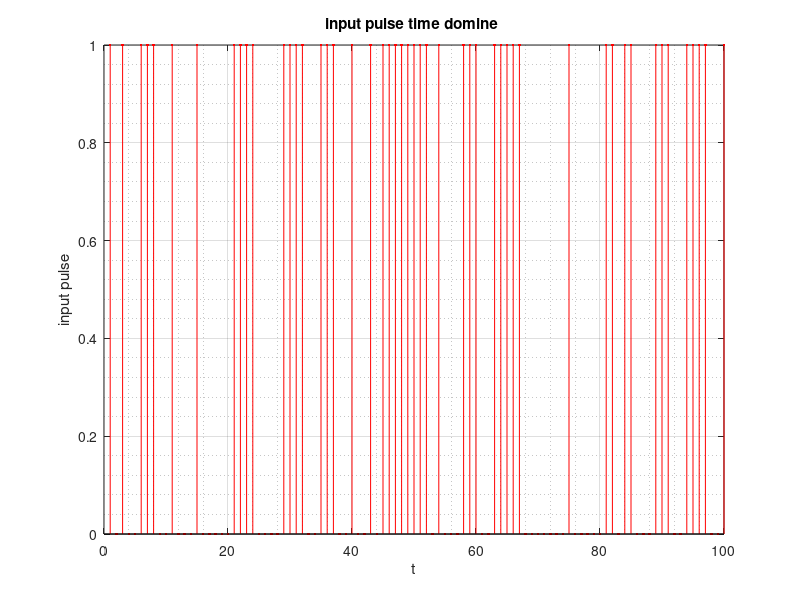

The MATLAB source for this figure: (Note: this script raises an error after producing the figure.)
%%
%parta
clc;clear;close all;
Fs = 1e06; Fc=1e04;F0=1e04;Bw=1e03;
Pulse = 1e-03;
length_of_pulse = Pulse*Fs;
One=ones(1,length_of_pulse);
Zero=-ones(1,length_of_pulse);
x=(sign(rand(1,100)-.5)+1)/2;
figure()
stem(x, 'r.');
xlabel('t');
ylabel('input pulse');
title('input pulse time domine ');
grid on;grid minor;
[in1,in2]=Divide(x);
input1=PulseShaping(in1,One,Zero);
input2=PulseShaping(in2,One,Zero);
t=1/Fs:1/Fs:length(input1)*1/Fs;
figure;
subplot(2,1,1)
plot(t,input1);
xlabel('t');
ylabel('input pulse first part');
title('input pulse first part time domine ');
grid on;grid minor;
subplot(2,1,2)
plot(t,input2);
xlabel('t');
ylabel('input pulse second part');
title('input pulse second part time domine ');
grid on;grid minor;
X=AnalogMod(input1,input2,Fs,Fc);
figure;
subplot(2,1,1);
plot(t,X);
xlabel('t');
ylabel('dumolated signal in channle');
title('dumolated signal in channle time domine ');
grid on;grid minor;
xlim([0,0.005]);
output=Channel(X,Fs,F0,Bw);
subplot(2,1,2);
plot(t,output);
ylabel('dumolated signal in channle after channel');
title('dumolated signal in channle after channel time domine ');
grid on;grid minor;
xlim([0,0.005]);
[out1,out2]=AnalogDemod(output,Fs,Bw,Fc);
figure;
subplot(2,1,1);
plot(t,out1);
xlabel('t');
ylabel('demolated signal part one ');
title('demolated signal part one time domine ');
grid on;grid minor;
ylim([-1.5,1.5]);
subplot(2,1,2);
plot(t,out2);
xlabel('t');
ylabel('demolated signal part two ');
title('demolated signal part two time domine ');
grid on;grid minor;
ylim([-1.5,1.5]);
[one_cor,zero_cor,out1]=MatchedFilt(real(out1),One,Zero);
figure;
subplot(2,1,1);
stem(one_cor,'r*')
ylabel('crrolation ');
title('crrolation of first part of signal with "one"  ');
grid on;grid minor;
subplot(2,1,2);
stem(zero_cor,'c.');
ylabel('crrolation ');
title('crrolation of first part of signal with "zero"  ');
grid on;grid minor;
 
[one_cor,zero_cor,out2]=MatchedFilt(real(out2),One,Zero);
figure;
subplot(2,1,1);
stem(one_cor,'r*')
ylabel('crrolation ');
title('crrolation of second  part of signal with "one"  ');
grid on;grid minor;
subplot(2,1,2);
stem(zero_cor,'c.');
ylabel('crrolation ');
title('crrolation of second part of signal with "zero"  ');
grid on;grid minor;
figure;
subplot(2,1,1)
stem(out1,'r*');
xlabel('t');
ylabel('input pulse first part AFTER CHANNLE');
title('input pulse first part AFTER CHANNLE time domine ');
grid on;grid minor;
subplot(2,1,2)
stem(out2,'g*');
xlabel('t');
ylabel('input pulse second part AFTER CHANNLE');
title('input pulse second part AFTER CHANNLE time domine ');
grid on;grid minor;
demulated=Combine(out1,out2);
figure();
subplot(2,1,1);
stem(demulated,'r*');
ylabel('input pulse after channle');
title('input pulse after channle time domine ');
grid on;grid minor;
subplot(2,1,2);
stem(x,'g*');
ylabel('input pulse');
title('input pulse time domine ');
grid on;grid minor;
%%
%partb
clc; clear;
Fs = 1e06;Fc=1e04;F0=1e04;Bw=1e03;
Pulse=1e-03;
length_of_pulse=Pulse*Fs;
One=ones(1,length_of_pulse);
zero=-ones(1,length_of_pulse);
snr=linspace(0,-800,800);
for i=1:1:length(snr)
    i
    x=(sign(rand(1,50)-.5)+1)/2;
    [in1,in2]=Divide(x);
    input1=PulseShaping(in1,One,zero);
    input2=PulseShaping(in2,One,zero);
    X = AnalogMod(input1,input2,Fs,Fc);
    X = awgn(X,snr(i));
    output = Channel(X,Fs,F0,Bw);
    [out1,out2] = AnalogDemod(output,Fs,Bw,Fc);
    [cor1,cor0,out1] = MatchedFilt(real(out1),One,zero);
    [cor1,cor0,out2] = MatchedFilt(real(out2),One,zero);
    demulated = Combine(out1,out2);
    er(i)=sum(abs(x-demulated))/length(x)*100;
end

figure;
plot(snr,er,'r');
xlabel('snr');
ylabel('erobability of error');
title('probability of error in snr domin');
grid on;
grid minor;
%%
%histogram
clc; clear;
Fs = 1e06;Fc=1e04;F0=1e04;Bw=1e03;
dt = 1/Fs;
Pulse=1e-03;
length_of_pulse=Pulse*Fs;
One=ones(1,length_of_pulse);
zero=-ones(1,length_of_pulse);
snr=linspace(0,-800,16);
figure;
for i=1:1:length(snr)
    i
    x=(sign(rand(1,50)-.5)+1)/2;
    [in1,in2]=Divide(x);
    input1=PulseShaping(in1,One,zero);
    input2=PulseShaping(in2,One,zero);
    X = AnalogMod(input1,input2,Fs,Fc);
    X = awgn(X,snr(i));
    output = Channel(X,Fs,F0,Bw);
    [out1,out2] = AnalogDemod(output,Fs,Bw,Fc);
    [cor1_1,cor0_1,out1] = MatchedFilt(real(out1),One,zero);
    [cor1_2,cor0_2,out2] = MatchedFilt(real(out2),One,zero);
    subplot(4,4,i);
    hist3([cor1_1',cor0_1'],'CDataMode','auto','FaceColor','interp');
    xlabel('cor1')
    ylabel('cor0')
    title(['snr of noise is' ,num2str(snr(i)), 'db'])
    grid on; grid minor;
    demulated = Combine(out1,out2);
    er(i)=sum(abs(x-demulated))/length(x)*100;
end

%%
%partd______500hz
clc;clear;close all;
Fs = 1e06; Fc=1e04;F0=1e04;Bw=1e03;
Pulse = 1e-03;
length_of_pulse = Pulse*Fs;
for i =1:length_of_pulse
    One(i)=sin(2*pi*500*i/Fs);
    Zero(i)=-sin(2*pi*500*i/Fs);
end
x=(sign(rand(1,100)-.5)+1)/2;
figure()
stem(x, 'r.');
xlabel('t');
ylabel('input pulse');
title('input pulse time domine ');
grid on;grid minor;
[in1,in2]=Divide(x);
input1=PulseShaping(in1,One,Zero);
input2=PulseShaping(in2,One,Zero);
t=1/Fs:1/Fs:length(input1)*1/Fs;
figure;
subplot(2,1,1)
plot(t,input1);
xlabel('t');
ylabel('input pulse first part');
title('input pulse first part time domine ');
grid on;grid minor;
subplot(2,1,2)
plot(t,input2);
xlabel('t');
ylabel('input pulse second part');
title('input pulse second part time domine ');
grid on;grid minor;
X=AnalogMod(input1,input2,Fs,Fc);
figure;
subplot(2,1,1);
plot(t,X);
xlabel('t');
ylabel('dumolated signal in channle');
title('dumolated signal in channle time domine ');
grid on;grid minor;
xlim([0,0.005]);
output=Channel(X,Fs,F0,Bw);
subplot(2,1,2);
plot(t,output);
ylabel('dumolated signal in channle after channel');
title('dumolated signal in channle after channel time domine ');
grid on;grid minor;
xlim([0,0.005]);
[out1,out2]=AnalogDemod(output,Fs,Bw,Fc);
figure;
subplot(2,1,1);
plot(t,out1);
xlabel('t');
ylabel('demolated signal part one ');
title('demolated signal part one time domine ');
grid on;grid minor;
ylim([-1.5,1.5]);
subplot(2,1,2);
plot(t,out2);
xlabel('t');
ylabel('demolated signal part two ');
title('demolated signal part two time domine ');
grid on;grid minor;
ylim([-1.5,1.5]);
[one_cor,zero_cor,out1]=MatchedFilt(real(out1),One,Zero);
figure;
subplot(2,1,1);
stem(one_cor,'r*')
ylabel('crrolation ');
title('crrolation of first part of signal with "one"  ');
grid on;grid minor;
subplot(2,1,2);
stem(zero_cor,'c.');
ylabel('crrolation ');
title('crrolation of first part of signal with "zero"  ');
grid on;grid minor;
 
[one_cor,zero_cor,out2]=MatchedFilt(real(out2),One,Zero);
figure;
subplot(2,1,1);
stem(one_cor,'r*')
ylabel('crrolation ');
title('crrolation of second  part of signal with "one"  ');
grid on;grid minor;
subplot(2,1,2);
stem(zero_cor,'c.');
ylabel('crrolation ');
title('crrolation of second part of signal with "zero"  ');
grid on;grid minor;
figure;
subplot(2,1,1)
stem(out1,'r*');
xlabel('t');
ylabel('input pulse first part AFTER CHANNLE');
title('input pulse first part AFTER CHANNLE time domine ');
grid on;grid minor;
subplot(2,1,2)
stem(out2,'g*');
xlabel('t');
ylabel('input pulse second part AFTER CHANNLE');
title('input pulse second part AFTER CHANNLE time domine ');
grid on;grid minor;
demulated=Combine(out1,out2);
figure();
subplot(2,1,1);
stem(demulated,'r*');
ylabel('input pulse after channle');
title('input pulse after channle time domine ');
grid on;grid minor;
subplot(2,1,2);
stem(x,'g*');
ylabel('input pulse');
title('input pulse time domine ');
grid on;grid minor;

%%
%%noise 500hz
clc; clear;
Fs = 1e06;Fc=1e04;F0=1e04;Bw=1e03;
dt = 1/Fs;
Pulse=1e-03;
length_of_pulse=Pulse*Fs;
for i =1:length_of_pulse
    One(i)=sin(2*pi*500*i/Fs);
    zero(i)=-sin(2*pi*500*i/Fs);
end
    
snr=linspace(0,-800,25);
figure;
for i=1:1:length(snr)
    i
    x=(sign(rand(1,50)-.5)+1)/2;
    [in1,in2]=Divide(x);
    input1=PulseShaping(in1,One,zero);
    input2=PulseShaping(in2,One,zero);
    X = AnalogMod(input1,input2,Fs,Fc);
    X = awgn(X,snr(i));
    output = Channel(X,Fs,F0,Bw);
    [out1,out2] = AnalogDemod(output,Fs,Bw,Fc);
    [cor1,cor0,out1] = MatchedFilt(real(out1),One,zero);
    [cor1,cor0,out2] = MatchedFilt(real(out2),One,zero);
    demulated = Combine(out1,out2);
    er(i)=sum(abs(x-demulated))/length(x)*100;
end

figure;
plot(snr,er,'r');
xlabel('snr');
ylabel('erobability of error');
title('probability of error in snr domin');
grid on;
grid minor;
%%
%histogram 500 hz
clc; clear;
Fs = 1e06;Fc=1e04;F0=1e04;Bw=1e03;
dt = 1/Fs;
Pulse=1e-03;
length_of_pulse=Pulse*Fs;
for i =1:length_of_pulse
    One(i)=sin(2*pi*500*i/Fs);
    zero(i)=-sin(2*pi*500*i/Fs);
end
snr=linspace(0,-800,16);
figure;
for i=1:1:length(snr)
    i
    x=(sign(rand(1,50)-.5)+1)/2;
    [in1,in2]=Divide(x);
    input1=PulseShaping(in1,One,zero);
    input2=PulseShaping(in2,One,zero);
    X = AnalogMod(input1,input2,Fs,Fc);
    X = awgn(X,snr(i));
    output = Channel(X,Fs,F0,Bw);
    [out1,out2] = AnalogDemod(output,Fs,Bw,Fc);
    [cor1_1,cor0_1,out1] = MatchedFilt(real(out1),One,zero);
    [cor1_2,cor0_2,out2] = MatchedFilt(real(out2),One,zero);
    subplot(4,4,i);
    hist3([cor1_1',cor0_1'],'CDataMode','auto','FaceColor','interp');
    xlabel('cor1')
    ylabel('cor0')
    title(['snr of noise is' ,num2str(snr(i)), 'db'])
    grid on; grid minor;
    demulated = Combine(out1,out2);
    er(i)=sum(abs(x-demulated))/length(x)*100;
end

%%
%bakhsh se
clc; clear;
Fs = 1e06;Fc=1e04;F0=1e04;Bw=1e03;
Pulse=1e-03;
length_of_pulse=Pulse*Fs;
One=ones(1,length_of_pulse);
zero=-ones(1,length_of_pulse);
snr=linspace(-700,-800,5);
for i=1:1:length(snr)
    i
    snr(i);
    x = floor((rand(1,100)*256));
    a = SourceGenerator(x);
    [in1,in2]=Divide(a);
    input1=PulseShaping(in1,One,zero);
    input2=PulseShaping(in2,One,zero);
    X = AnalogMod(input1,input2,Fs,Fc);
    X = awgn(X,snr(i));
    output = Channel(X,Fs,F0,Bw);
    [out1,out2] = AnalogDemod(output,Fs,Bw,Fc);
    [cor1,cor0,out1] = MatchedFilt(real(out1),One,zero);
    [cor1,cor0,out2] = MatchedFilt(real(out2),One,zero);
    demulated = Combine(out1,out2);
    a = OutputDecoder(demulated);
    er(i)=sum(abs((x-a)).^2)
end

figure;
plot(snr,er,'r');
xlabel('snr');
ylabel('square of error');
title('square of error in snr domin');
grid on;
grid minor;












%%
%functions
 function out = SourceGenerator(x)
 out = [];
    for i = 1:length(x)
        out = [out,de2bi(x(i),8)];
    end   
 end
 
function out = OutputDecoder(x)
 out = [];
    for i = 1:8:length(x)
        out = [out,bi2de([x(i),x(i+1),x(i+2),x(i+3),x(i+4),x(i+5),x(i+6),x(i+7)])];
    end   
 end
function [ a , b ] = Divide(x)
    for i = 1:length(x)
        if mod(i,2) == 0 
            b (i/2) = x(i);
        end
        if mod(i,2) == 1 
            a ((i+1)/2) = x(i);
        end
    end
        
end

function out = Combine(input1,input2)
out=[];
for i=1:1:length(input1)
    out = [out,input1(i),input2(i)];
end
end


function out = PulseShaping( input , one , zero)
    out = [];
    for i = 1:length(input)
        if input(i) == 1 ; 
            out = [out ,one];
        end
        
        if input(i) == 0 ; 
          out = [out ,zero];
        end
    end  
    end
        

function out = AnalogMod( input1 , input2 , Fs ,Fc)
    for i = 1: length(input1)
        out(i) = input1(i) * cos(  2*pi*Fc * i / Fs)...
            +input2(i) * sin(  2* pi* Fc * i / Fs);
    end
end

function out = Channel( input , Fs ,Fc ,Bw)
    num = length( input );
    fft_signal = fftshift (fft(input));
    F = -Fs/2 : Fs/num : Fs/2 - Fs/num;
    out_fft = zeros(1,length(fft_signal));
    min2 = floor((Fc-Bw/2+Fs/2)/(Fs/num));
    max2 = floor((Fc+Bw/2+Fs/2)/(Fs/num));
    min1 = floor((-Fc-Bw/2+Fs/2)/(Fs/num));
    max1 = floor(-Fc+Bw/2+Fs/2)/(Fs/num);
    for i = min1-100:1:max1+100
        if abs(F(i)-Fc)<=Bw/2
            
            out_fft(i) = fft_signal(i);
        
        elseif abs(F(i)+Fc)<=Bw/2
            out_fft(i) = fft_signal(i);
        else
            out_fft(i) = 0; 
        end
    end
    for i = min2-100:1:max2+100
        if abs(F(i)-Fc)<=Bw/2
            
            out_fft(i) = fft_signal(i);
        
        elseif abs(F(i)+Fc)<=Bw/2
            out_fft(i) = fft_signal(i);
        else
            out_fft(i) = 0; 
        end
    end
    out  = ifft(ifftshift(out_fft));
end

function [x1,x2]=AnalogDemod(input,Fs,Bw,Fc)
t=1/Fs:1/Fs:(length(input)*1/Fs);
Cos_vec = cos(2*pi*Fc*t);
Sin_vec = sin(2*pi*Fc*t);
x1=2*input.*Cos_vec;
x2=2*input.*Sin_vec ;
X1=fftshift(fft(x1));
X2=fftshift(fft(x2));
F=linspace(0,Fs,length(X1))-Fs/2;
min = floor(((Fs/2)-(Bw/2))/(Fs/length(X1)));
max = floor(((Fs/2)+(Bw/2))/(Fs/length(X1)));
out1 = zeros(1,length(X1));
out2 = zeros(1,length(X1));
for i=min-100:1:max+100
   if(abs(F(i))<Bw)
       out1(i)=X1(i);
       out2(i)=X2(i);
   end
end
x1=ifft(ifftshift(out1));
x2=ifft(ifftshift(out2));
end

function [cor_one,cor_zero,out]=MatchedFilt(input,one,zero)
psd_one = one.*one;
Energy=sum(psd_one);
cor_one=conv(input,one);
cor_zero=conv(input,zero);
out=zeros(1,length(input)/length(zero));
for i=1:length(out)
    if cor_one(i*length(zero))>=Energy/2
        out(i)=1;
    end
end
end